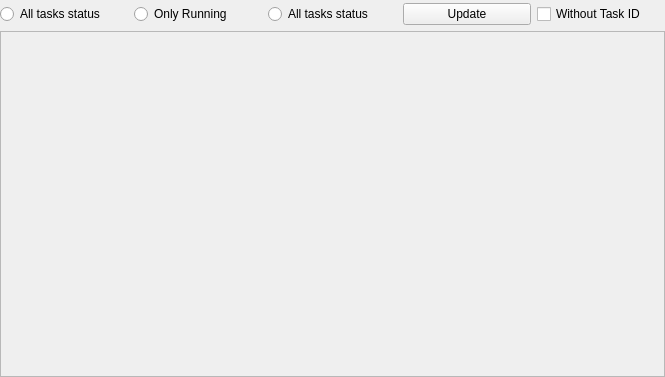
<?xml version="1.0" encoding="UTF-8"?>
<ui version="4.0">
 <class>TaskMap</class>
 <widget class="QWidget" name="TaskMap">
  <property name="geometry">
   <rect>
    <x>0</x>
    <y>0</y>
    <width>665</width>
    <height>377</height>
   </rect>
  </property>
  <property name="windowTitle">
   <string>Task Mapping Overview</string>
  </property>
  <layout class="QVBoxLayout" name="verticalLayout">
   <property name="leftMargin">
    <number>0</number>
   </property>
   <property name="topMargin">
    <number>3</number>
   </property>
   <property name="rightMargin">
    <number>0</number>
   </property>
   <property name="bottomMargin">
    <number>0</number>
   </property>
   <item>
    <layout class="QHBoxLayout" name="horizontalLayout">
     <item>
      <widget class="QRadioButton" name="radioButton">
       <property name="text">
        <string>All tasks status</string>
       </property>
      </widget>
     </item>
     <item>
      <widget class="QRadioButton" name="radioButton_2">
       <property name="text">
        <string>Only Running</string>
       </property>
      </widget>
     </item>
     <item>
      <widget class="QRadioButton" name="radioButton_3">
       <property name="text">
        <string>All tasks status</string>
       </property>
      </widget>
     </item>
     <item>
      <widget class="QPushButton" name="pushButton">
       <property name="text">
        <string>Update</string>
       </property>
      </widget>
     </item>
     <item>
      <widget class="QCheckBox" name="checkBox">
       <property name="text">
        <string>Without Task ID</string>
       </property>
      </widget>
     </item>
    </layout>
   </item>
   <item>
    <widget class="QScrollArea" name="scrollArea">
     <property name="minimumSize">
      <size>
       <width>28</width>
       <height>28</height>
      </size>
     </property>
     <property name="maximumSize">
      <size>
       <width>32767</width>
       <height>32767</height>
      </size>
     </property>
     <property name="baseSize">
      <size>
       <width>200</width>
       <height>200</height>
      </size>
     </property>
     <property name="widgetResizable">
      <bool>true</bool>
     </property>
     <property name="alignment">
      <set>Qt::AlignmentFlag::AlignCenter</set>
     </property>
     <widget class="QWidget" name="scrollAreaWidgetContents">
      <property name="geometry">
       <rect>
        <x>0</x>
        <y>0</y>
        <width>663</width>
        <height>337</height>
       </rect>
      </property>
     </widget>
    </widget>
   </item>
  </layout>
 </widget>
 <resources/>
 <connections/>
</ui>
